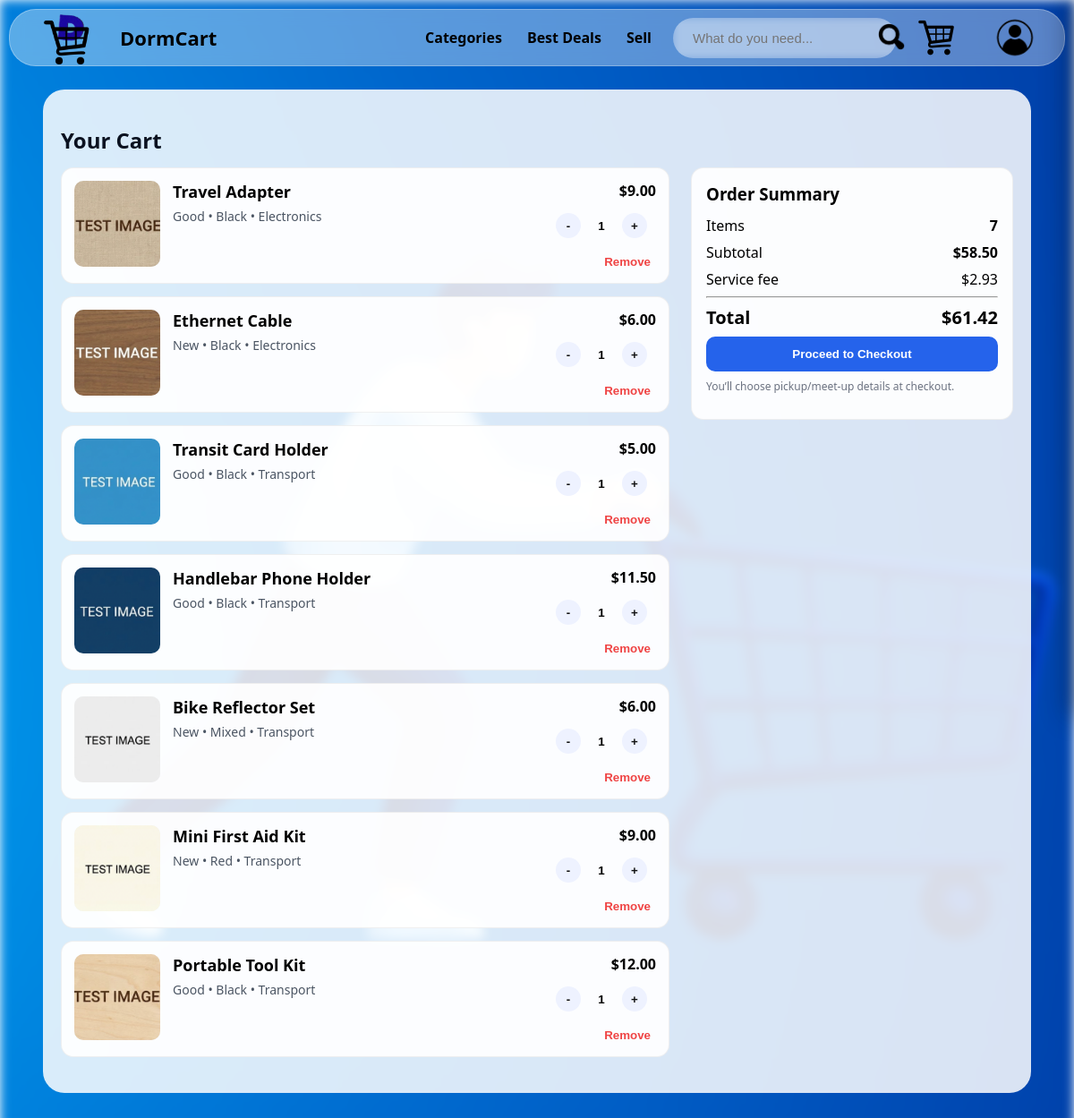
Page /cart (signed in) on the committed database.
### tables this page shows
CREATE TABLE cart_items (
    user_id INTEGER NOT NULL,
    product_id INTEGER NOT NULL,
    quantity INTEGER NOT NULL DEFAULT 1,
    created_at TEXT DEFAULT CURRENT_TIMESTAMP,
    PRIMARY KEY (user_id, product_id),
    FOREIGN KEY (user_id) REFERENCES users(id) ON DELETE CASCADE,
    FOREIGN KEY (product_id) REFERENCES products(id) ON DELETE CASCADE    
    );

CREATE TABLE products (
    id INTEGER PRIMARY KEY AUTOINCREMENT,
    title TEXT NOT NULL,
    description TEXT,
    price REAL NOT NULL,
    condition TEXT,
    color TEXT,
    image_url TEXT,
    seller_id INTEGER,
    is_sold INTEGER DEFAULT 0,
    created_at TEXT DEFAULT CURRENT_TIMESTAMP
    , category TEXT);

### app.py (the view)
@app.get("/cart")
@login_required
def cart():
    user_id = session["user_id"]
    conn = get_db()
    cur = conn.cursor()
    items = cur.execute("""
        SELECT
            p.id, p.title, p.price, p.condition, p.color, p.category,
            ci.quantity,
            (
                SELECT image_url
                FROM product_images
                WHERE product_id = p.id
                ORDER BY sort_order, id
                LIMIT 1
            ) AS main_image
        FROM cart_items ci
        JOIN products p ON p.id = ci.product_id
        WHERE ci.user_id = ?
        ORDER BY ci.created_at DESC
    """, (user_id,)).fetchall()
    subtotal = sum(row["price"] * row["quantity"] for row in items)
    fee = min(9.99, subtotal * 0.05) if items else 0
    total = subtotal + fee
    items_count = sum(row["quantity"] for row in items)
    conn.close()
    return render_template(
        "cart.html",
        title="Your Cart",
        items=items,
        total=total,
        subtotal=subtotal,
        fee=fee,
        items_count=items_count
    )

### app.py (called while the page is built)
def get_db():
    conn = sqlite3.connect(DB_PATH)
    conn.row_factory = sqlite3.Row
    return conn

def login_required(f):
    @wraps(f)
    def wrapper(*args, **kwargs):
        if session.get("user_id") is None:
            return redirect(url_for("login"))
        return f(*args, **kwargs)
    return wrapper

@app.context_processor
def inject_user():
    return {"current_user_id": session.get("user_id")}

### templates/cart.html (shortened to what this page needs)
{% extends "layout.html" %}
{% block body %}
    <main class="page">
        <h2 class="section-title">Your Cart</h2>
        <div class="cart-grid">
            <section class="cart-items" id="cartList">
                {% if items %}
                    {% for it in items %}
                        <article class="item" data-price="{{ it['price'] }}">
                            <div class="thumb">
                                {% if it["main_image"] %}
                                    <img src="{{ it['main_image'] }}" alt="{{ it['title'] }}">
                                {% else %}
                                    <span>No image</span>
                                {% endif %}
                            </div>
                            <div class="info">
                                <h3 class="title">{{ it["title"] }}</h3>
                                <p class="meta">
                                    {{ it["condition"] }}
                                    {% if it["color"] %} • {{ it["color"] }}{% endif %}
                                    {% if it["category"] %} • {{ it["category"] }}{% endif %}
                                </p>
                            </div>
                            <div class="controls">
                                <div class="price">
                                    $<span class="unit">{{ "%.2f"|format(it["price"])}}</span>
                                </div>
                                <div class="qty">
                                    <form method="post" action="{{ url_for('cart_decr', product_id=it['id']) }}" style="margin:0;">
                                        <button class="decr" type="submit" aria-label="Remove">-</button>
                                    </form>
                                    <input class="count" type="number" value="{{ it['quantity'] }}" min="1" readonly />
                                    <form method="post" action="{{ url_for('cart_incr', product_id=it['id']) }}" style="margin:0;">
                                        <button class="incr" type="submit" aria-label="Increase">+</button>
                                    </form>
                                </div>
                                <form method="post" action="{{ url_for('cart_remove', product_id=it['id']) }}" style="margin:0;">
                                    <button class="remove" type="submit">Remove</button>
                                </form>
                            </div>
                        </article>
                    {% endfor %}
                {% endif %}
            </section>
            <aside class="summary">
                <h3>Order Summary</h3>
                <div class="row"><span>Items</span> <strong id="itemsCount">{{ items_count }}</strong></div>
                <div class="row"><span>Subtotal</span> <strong id="subtotal">${{ "%.2f"|format(subtotal) }}</strong></div>
                <div class="row"><span>Service fee</span> <span id="fee">${{ "%.2f"|format(fee) }}</span></div>
                <hr>
                <div class="row total"><span>Total</span> <span id="total">${{ "%.2f"|format(total) }}</span></div>
                <form method="post" action="{{ url_for('checkout') }}">
                    <button class="btn" id="checkoutBtn"
                            {% if not items %}disabled style="opacity:.6; cursor:not-allowed;"{% endif %}>
                        Proceed to Checkout
                    </button>
                </form>
                <p class="note">You’ll choose pickup/meet-up details at checkout.</p>
            </aside>
        </div>
    </main>
{% endblock %}

### templates/layout.html (shortened to what this page needs)
<!DOCTYPE html>
<html lang="en">
<head>
    <link rel="stylesheet" href="{{ url_for('static', filename='css/style.css') }}">
</head>
<body>
    <nav class="navbar">
        <div class="navdiv">
            <div class="logobox">
                <a href="{{ url_for('homepage') }}">
                    <img src="{{ url_for('static', filename='images/Logo.png') }}" alt="DormCart Logo" class="logo">
                </a>
                <a href="{{ url_for('homepage') }}" class="brand">DormCart</a>
            </div>
            <div class="desktop-links">
                <ul class="main">
                    <li><a href="{{ url_for('categories') }}">Categories</a></li>
                    <li><a href="{{ url_for('best_deals') }}">Best Deals</a></li>
                    <li><a href="{{ url_for('sell') }}">Sell</a></li>
                </ul>
                <form id="searchForm" class="searchbar" action="{{ url_for('homepage') }}" method="get" role="search">
                    <input
                        id="searchInput"
                        type="search"
                        name="q"
                        placeholder="What do you need..."
                        autocomplete="off"
                        value="{{ request.args.get('q', '') }}"
                    >
                    <button type="submit" aria-label="Search">
                        <img src="{{ url_for('static', filename='images/search.png') }}" alt="search" class="search_btn">
                    </button>
                </form>
                <ul class="icons">
                    <li>
                        <a href="{{ url_for('cart') }}" class="cart_link">
                            <img src="{{ url_for('static', filename='images/cart.png') }}" class="cart">
                        </a>
                    </li>
                    <li>
                        <a href="{{ url_for('profile') }}" class="profile_link">
                            <img src="{{ url_for('static', filename='images/profile.png') }}" class="profile">
                        </a>
                    </li>
                </ul>
            </div>
        </div>
    </nav>
    {% block body %}
    {% endblock %}
</body>
</html>

### static/css/style.css (style rules this page uses)
* { text-decoration: none; }
*, *::before, *::after { box-sizing: border-box; }
:root { --ink-inv: black; --bar-bg: rgba(255, 255, 255, 0.35); --link-hover-bg: rgba(255, 255, 255, 0.12); --border: rgba(255, 255, 255, 0.12); --ink: #0b1220; --primary: #2563eb; --primary-600: #1d4ed8; --ring: rgba(37, 99, 235, 0.35); --chip: rgba(255,255,255,0.12); --navbar-h: 64px; }
body { display: flex; margin: 0; font-family: calibri, system-ui, -apple-system, BlinkMacSystemFont, "Segoe UI", sans-serif; min-height: 100vh; padding: 0; }
body::before { content: ""; position: fixed; inset: 0; background: url("../images/man.png") no-repeat center right, url("../images/blue_back.png") no-repeat center center; background-size: contain, cover; filter: blur(3px); z-index: -1; }
body::before { filter: blur(6px); }
.navbar { position: fixed; top: 10px; left: 10px; right: 10px; height: var(--navbar-h); z-index: 1000; color: var(--ink-inv); background: var(--bar-bg); backdrop-filter: blur(8px); -webkit-backdrop-filter: blur(8px); padding: 0 15px; border-radius: 30px; display: flex; align-items: center; border: 1px solid rgba(255,255,255,0.28); }
.navdiv { display: flex; align-items: center; justify-content: space-between; gap: 16px; width: 100%; }
.logobox { display: flex; align-items: center; gap: 8px; }
.logo { width: 100px; height: auto; }
.brand { color: black; font-weight: 700; font-size: 22px; text-decoration: none; }
.desktop-links { display: flex; align-items: center; gap: 24px; }
.desktop-links ul { list-style: none; margin: 0; padding: 0; display: flex; align-items: center; gap: 28px; }
.desktop-links ul.main a, .desktop-links ul.icons a { color: black; font-weight: 700; text-decoration: none; }
.searchbar { width: 250px; max-width: 300px; background: rgba(255, 255, 255, 0.2); display: flex; align-items: center; border-radius: 60px; padding: 5px 20px; backdrop-filter: blur(4px) saturate(180%); }
.search_btn { width: 30px; height: auto; }
.searchbar input { background: transparent; flex: 1; border: 0; outline: none; font-size: 15px; color: black; }
.searchbar button { border: 0; background: transparent; cursor: pointer; }
.cart { width: auto; height: 40px; display: block; }
.profile { width: auto; height: 80px; display: block; }
.cart_link, .profile_link { display: flex; align-items: center; justify-content: center; }
main.page { padding: 40px 20px 40px; width: min(92vw, 1200px); margin: calc(var(--navbar-h) + 36px) auto 40px; background-color: rgba(255, 255, 255, 0.85); border-radius: clamp(12px, 2vw, 30px); }
.section-title { color: black; font-weight: 800; margin: 0 0 14px 6px; font-size: 24px; }

### rows in the picture
cart_items: shows a picture, title "Travel Adapter", condition "Good", color "Black", category "Electronics", quantity "1"
products: price "9.00"
cart_items: shows a picture, title "Ethernet Cable", condition "New", color "Black", category "Electronics", quantity "1"
products: price "6.00"
cart_items: shows a picture, title "Transit Card Holder", condition "Good", color "Black", category "Transport", quantity "1"
products: price "5.00"
cart_items: shows a picture, title "Handlebar Phone Holder", condition "Good", color "Black", category "Transport", quantity "1"
products: price "11.50"
cart_items: shows a picture, title "Bike Reflector Set", condition "New", color "Mixed", category "Transport", quantity "1"
products: price "6.00"
cart_items: shows a picture, title "Mini First Aid Kit", condition "New", color "Red", category "Transport", quantity "1"
products: price "9.00"
cart_items: shows a picture, title "Portable Tool Kit", condition "Good", color "Black", category "Transport", quantity "1"
products: price "12.00"

### other values in the picture
{{ items_count }} "7"
{{ "%.2f"|format(subtotal) }} "58.50"
{{ "%.2f"|format(fee) }} "2.93"
{{ "%.2f"|format(total) }} "61.42"
